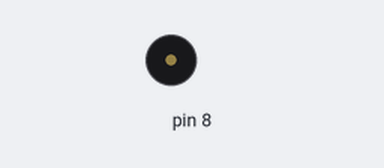
The sketch below on a simulated Arduino Uno, built with avr-gcc and run on an emulated ATmega328P. Shown: buzzer (waves = sounding).

Above: at 2.4 s.
At 13.7 s:
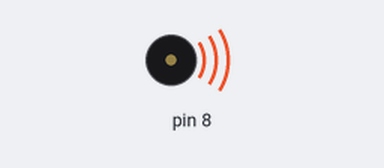
Timing chart, 0 to 40.0 s (numbered marks = the images above):
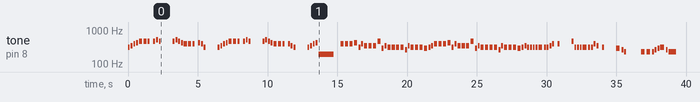

The sketch:

Caramelldansen.ino
```cpp
#define N_B0  31
#define N_C1  33
#define N_CS1 35
#define N_D1  37
#define N_DS1 39
#define N_E1  41
#define N_F1  44
#define N_FS1 46
#define N_G1  49
#define N_GS1 52
#define N_A1  55
#define N_AS1 58
#define N_B1  62
#define N_C2  65
#define N_CS2 69
#define N_D2  73
#define N_DS2 78
#define N_E2  82
#define N_F2  87
#define N_FS2 93
#define N_G2  98
#define N_GS2 104
#define N_A2  110
#define N_AS2 117
#define N_B2  123
#define N_C3  131
#define N_CS3 139
#define N_D3  147
#define N_DS3 156
#define N_E3  165
#define N_F3  175
#define N_FS3 185
#define N_G3  196
#define N_GS3 208
#define N_A3  220
#define N_AS3 233
#define N_B3  247
#define N_C4  262
#define N_CS4 277
#define N_D4  294
#define N_DS4 311
#define N_E4  330
#define N_F4  349
#define N_FS4 370
#define N_G4  392
#define N_GS4 415
#define N_A4  440
#define N_AS4 466
#define N_B4  494
#define N_C5  523
#define N_CS5 554
#define N_D5  587
#define N_DS5 622
#define N_E5  659
#define N_F5  698
#define N_FS5 740
#define N_G5  784
#define N_GS5 831
#define N_A5  880
#define N_AS5 932
#define N_B5  988
#define N_C6  1047
#define N_CS6 1109
#define N_D6  1175
#define N_DS6 1245
#define N_E6  1319
#define N_F6  1397
#define N_FS6 1480
#define N_G6  1568
#define N_GS6 1661
#define N_A6  1760
#define N_AS6 1865
#define N_B6  1976
#define N_C7  2093
#define N_CS7 2217
#define N_D7  2349
#define N_DS7 2489
#define N_E7  2637
#define N_F7  2794
#define N_FS7 2960
#define N_G7  3136
#define N_GS7 3322
#define N_A7  3520
#define N_AS7 3729
#define N_B7  3951
#define N_C8  4186
#define N_CS8 4435
#define N_D8  4699
#define N_DS8 4978

int const TEMPO = 1100;

int melody[] = {
//intro
N_DS4, N_F4, N_G4, N_GS4, N_AS4, N_AS4, N_AS4, 0, N_AS4, N_C5, N_AS4, 0, N_AS4, N_C5, N_AS4, N_GS4, N_G4, N_G4, N_G4, 0, N_GS4, N_G4, N_DS4, 0,
N_DS4, N_F4, N_G4, N_GS4, N_AS4, N_AS4, N_AS4, 0, N_AS4, N_C5, N_AS4, 0, N_AS4, N_C5, N_AS4, N_GS4, N_G4, N_G4, N_G4, 0, N_G4, N_F4, N_DS4, 0, N_DS4, N_F4, N_G4, N_GS4, N_G3,
N_G4, N_G4, N_G4, N_GS4, N_DS4, N_G4, N_F4, N_F4, N_F4, N_AS4, N_D4, N_F4, N_DS4, N_DS4, N_DS4, N_DS4, N_C4, N_F4, N_DS4, N_DS4, N_DS4, N_D4, N_DS4, N_F4,
N_G4, N_G4, N_G4, N_GS4, N_DS4, N_G4, N_F4, N_F4, N_F4, N_AS4, N_D4, N_F4, N_DS4, N_DS4, N_DS4, N_DS4, N_C4, N_F4, N_DS4, N_DS4, N_DS4, N_D4, N_DS4, N_F4,
//verse
N_DS4, N_DS4, N_DS4, N_DS4, N_DS4, N_DS4, N_DS4, N_F4, N_G4, 0, N_G4, 0, N_AS4, N_DS4, N_DS4, N_DS4, N_DS4, N_DS4, N_DS4, N_G4, N_F4, 0, N_DS4, 0,
N_D4, N_C4, N_AS3, 0, 0, N_AS3, N_AS3, N_AS3, N_C4, N_D4, N_DS4, N_C4, N_AS3, 0, 0, 0, 0, N_AS3,
N_DS4, N_DS4, N_DS4, N_DS4, N_DS4, N_DS4, N_DS4, N_F4, N_G4, 0, N_G4, 0, 0, N_AS3, N_DS4, N_DS4, N_DS4, N_DS4, N_DS4, N_DS4, N_DS4, N_AS4, N_GS4, 0, N_G4, 0,
N_D4, N_F4, N_AS3, 0, 0, N_AS3, N_AS3, N_AS3, N_G4, N_F4, N_DS4, 0, 0, N_DS4, N_F4, N_G4, N_F4, N_DS4,
//chorus
N_AS3, N_G4, N_F4, N_DS4, N_F4, N_DS4, N_F4, N_DS4, N_F4, N_G4, N_C4, N_G4, N_F4, N_DS4, N_DS4, N_DS4, N_F4, N_DS4, N_F4, N_G4, N_F4, N_DS4,
N_AS3, N_G4, N_F4, N_DS4, N_F4, N_DS4, N_F4, N_DS4, N_F4, N_G4, N_AS4, N_GS4, N_G4, N_DS4, N_DS4, N_DS4, N_F4, N_F4, N_G4, N_F4, N_DS4,
//uwa-uwa
N_F4, N_F4, N_F4, N_G4, N_AS3, N_AS3, 0, N_F4, N_F4, N_F4, N_G4, N_AS3, N_AS3, N_C4, N_AS3, 0, N_G4, N_G4, N_G4, N_AS4, N_G4, N_F4, 0, N_F4, N_F4, N_F4, N_G4, N_AS3, N_AS3, N_C4, N_AS3, 0, N_AS3,
//verse
N_DS4, N_DS4, N_DS4, N_DS4, N_DS4, N_DS4, N_DS4, N_F4, N_G4, 0, N_G4, 0, N_AS4, N_DS4, N_DS4, N_DS4, N_DS4, N_DS4, N_DS4, N_G4, N_F4, 0, N_DS4, 0,
N_D4, N_C4, N_AS3, 0, 0, N_AS3, N_AS3, N_AS3, N_C4, N_D4, N_DS4, N_C4, N_AS3, 0, 0, 0, 0, N_AS3,
N_DS4, N_DS4, N_DS4, N_DS4, N_DS4, N_DS4, N_DS4, N_F4, N_G4, 0, N_G4, 0, 0, N_AS3, N_DS4, N_DS4, N_DS4, N_DS4, N_DS4, N_DS4, N_DS4, N_AS4, N_GS4, 0, N_G4, 0,
N_D4, N_F4, N_AS3, 0, 0, N_AS3, N_AS3, N_AS3, N_G4, N_F4, N_DS4, 0, 0, N_G4, N_G4, N_F4,
//chorus
N_AS3, N_G4, N_F4, N_DS4, N_F4, N_DS4, N_F4, N_DS4, N_F4, N_G4, N_C4, N_G4, N_F4, N_DS4, N_DS4, N_DS4, N_F4, N_DS4, N_F4, N_G4, N_F4, N_DS4,
N_AS3, N_G4, N_F4, N_DS4, N_F4, N_DS4, N_F4, N_DS4, N_F4, N_G4, N_AS4, N_GS4, N_G4, N_DS4, N_DS4, N_DS4, N_F4, N_F4, N_G4, N_F4, N_DS4,
//bridge
N_G4, N_G4, N_G4, N_GS4, N_DS4, N_G4, N_F4, N_F4, N_F4, N_AS4, N_D4, N_F4, N_DS4, N_DS4, N_DS4, N_DS4, N_C4, N_F4, N_DS4, N_DS4, N_DS4, N_D4, N_DS4, N_F4,
N_G4, N_G4, N_G4, N_GS4, N_DS4, N_G4, N_F4, N_F4, N_F4, N_AS4, N_D4, N_F4, N_DS4, N_DS4, N_DS4, N_DS4, N_C4, N_F4, N_DS4, N_DS4, N_DS4, N_D4, N_DS4, N_F4,
//chorus
N_AS3, N_G4, N_F4, N_DS4, N_F4, N_DS4, N_F4, N_DS4, N_F4, N_G4, N_C4, N_G4, N_F4, N_DS4, N_DS4, N_DS4, N_F4, N_DS4, N_F4, N_G4, N_F4, N_DS4,
N_AS3, N_G4, N_F4, N_DS4, N_F4, N_DS4, N_F4, N_DS4, N_F4, N_G4, N_AS4, N_GS4, N_G4, N_DS4, N_DS4, N_DS4, N_F4, N_F4, N_G4, N_F4, N_DS4,
};

int noteDurations[] = {
//intro
8, 8, 8, 8, 5.33, 5.33, 8, 8, 8, 8, 8, 2, 8, 8, 8, 8, 5.33, 5.33, 8, 8, 8, 8, 8, 2,
8, 8, 8, 8, 5.33, 5.33, 8, 8, 8, 8, 8, 2, 8, 8, 8, 8, 5.33, 5.33, 8, 8, 8, 8, 8, 2, 8, 8, 8, 8, 1,
5.33, 5.33, 5.33, 5.33, 8, 8, 5.33, 5.33, 5.33, 5.33, 8, 8, 5.33, 5.33, 5.33, 5.33, 8, 8, 5.33, 5.33, 5.33, 5.33, 8, 8,
5.33, 5.33, 5.33, 5.33, 8, 8, 5.33, 5.33, 5.33, 5.33, 8, 8, 5.33, 5.33, 5.33, 5.33, 8, 8, 5.33, 5.33, 5.33, 5.33, 8, 8,
//verse
8, 8, 8, 8, 4, 8, 8, 8, 8, 8, 8, 2, 8, 8, 8, 8, 4, 8, 8, 8, 8, 8, 8, 2,
4, 8, 8, 2, 8, 4, 4, 8, 8, 8, 4, 8, 2, 8, 2, 4, 8, 8,
8, 8, 8, 8, 4, 8, 8, 8, 8, 8, 8, 4, 8, 8, 8, 8, 8, 8, 4, 8, 8, 8, 8, 8, 8, 2,
4, 8, 8, 2, 4, 8, 4, 8, 8, 8, 2, 2, 8, 8, 4, 4, 8, 8,
//chorus
4, 8, 8, 3.33, 4, 8, 8, 8, 4, 4, 4, 8, 8, 8, 8, 8, 4, 8, 8, 8, 4, 4,
4, 8, 8, 3.33, 4, 8, 8, 8, 4, 4, 4, 8, 8, 8, 8, 8, 4, 8, 4, 4, 4,
//uwa-uwa
4, 4, 8, 8, 8, 8, 1, 4, 4, 8, 8, 8, 4, 8, 4, 2, 4, 4, 8, 8, 8, 8, 1, 4, 4, 8, 8, 8, 4, 8, 4, 3.33, 8,
//verse
8, 8, 8, 8, 4, 8, 8, 8, 8, 8, 8, 2, 8, 8, 8, 8, 4, 8, 8, 8, 8, 8, 8, 2,
4, 8, 8, 2, 8, 4, 4, 8, 8, 8, 4, 8, 2, 8, 2, 4, 8, 8,
8, 8, 8, 8, 4, 8, 8, 8, 8, 8, 8, 4, 8, 8, 8, 8, 8, 8, 4, 8, 8, 8, 8, 8, 8, 2,
4, 8, 8, 2, 4, 8, 4, 8, 8, 8, 2, 2, 4, 4, 4, 4,
//chorus
4, 8, 8, 3.33, 4, 8, 8, 8, 4, 4, 4, 8, 8, 8, 8, 8, 4, 8, 8, 8, 4, 4,
4, 8, 8, 3.33, 4, 8, 8, 8, 4, 4, 4, 8, 8, 8, 8, 8, 4, 8, 4, 4, 4,
//bridge
5.33, 5.33, 5.33, 5.33, 8, 8, 5.33, 5.33, 5.33, 5.33, 8, 8, 5.33, 5.33, 5.33, 5.33, 8, 8, 5.33, 5.33, 5.33, 5.33, 8, 8,
5.33, 5.33, 5.33, 5.33, 8, 8, 5.33, 5.33, 5.33, 5.33, 8, 8, 5.33, 5.33, 5.33, 5.33, 8, 8, 5.33, 5.33, 5.33, 5.33, 8, 8,
//chorus
4, 8, 8, 3.33, 4, 8, 8, 8, 4, 4, 4, 8, 8, 8, 8, 8, 4, 8, 8, 8, 4, 4,
4, 8, 8, 3.33, 4, 8, 8, 8, 4, 4, 4, 8, 8, 8, 8, 8, 4, 8, 4, 4, 4,
};


void setup() {
  int melody_len = sizeof(melody)/sizeof(melody[0]);

  for (int thisNote = 0; thisNote < melody_len; thisNote++) {
    int noteDuration = TEMPO / noteDurations[thisNote];
    tone(8, melody[thisNote], noteDuration);
    int pauseBetweenNotes = noteDuration * 1.45;
    delay(pauseBetweenNotes);
    noTone(8);
  }
}

void loop() {}
```

Measured:
- by itself, tone on pin 8: plays 311 Hz for 0.14 s, 349 Hz for 0.14 s, 392 Hz for 0.14 s, 415 Hz for 0.14 s, 466 Hz for 0.22 s, 466 Hz for 0.22 s … (124 notes in this stretch)
